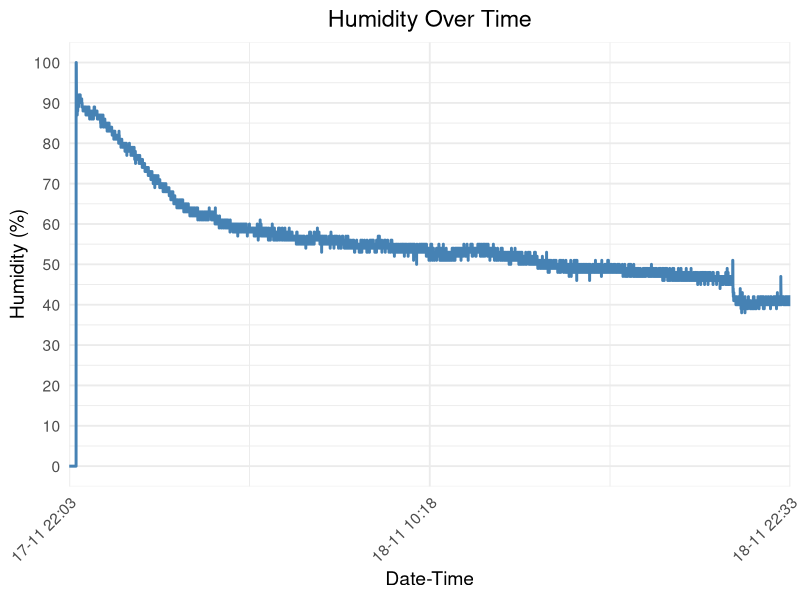

Write the R code that produced this figure.
library(ggplot2)

data <- read.csv("data/output.csv", stringsAsFactors = FALSE)

data$date <- as.POSIXct(data$date, format="%Y-%m-%d %H:%M:%S")

days <- 1
daysInHours <- days*60*60

yMin <- floor(min(data$humidity) / 5) * 5
yMax <- ceiling(max(data$humidity) / 5) * 5

timeTicks = 3
xBreaks = seq(min(data$date), max(data$date), length.out = timeTicks)

plot <- ggplot(data, aes(x = date, y = humidity)) +
  geom_line(linewidth = 1, color = "steelblue") +
  scale_y_continuous(breaks = seq(yMin, yMax, by = 10),
                     limits = c(yMin, yMax)) +
  scale_x_datetime(date_labels = "%d-%m %H:%M",
		   breaks = xBreaks,
		   expand = expansion(mult = 0)) +
  labs(
    title = "Humidity Over Time",
    x = "Date-Time",
    y = "Humidity (%)"
  ) +
  theme_minimal(base_size = 14) +
  theme(
    plot.title = element_text(hjust = 0.5),
    axis.text.x = element_text(angle = 45, hjust = 1)
  )

ggsave("plots/plot.png", plot = plot, width = 12, height = 6, dpi = 300)
